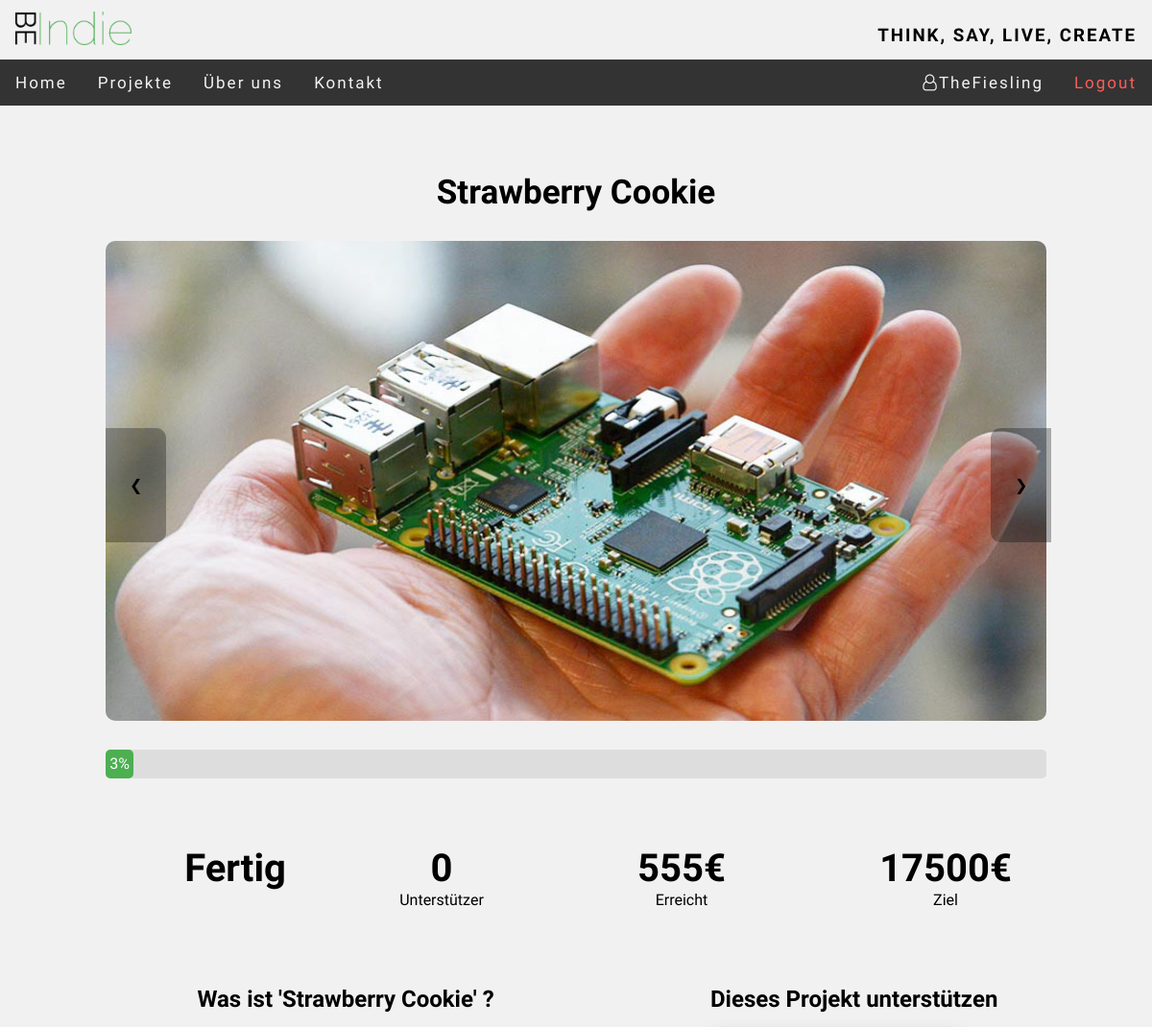
Before: /BeIndie/index.php?page=projects&q=8 (signed in, upper part) with the older database file.
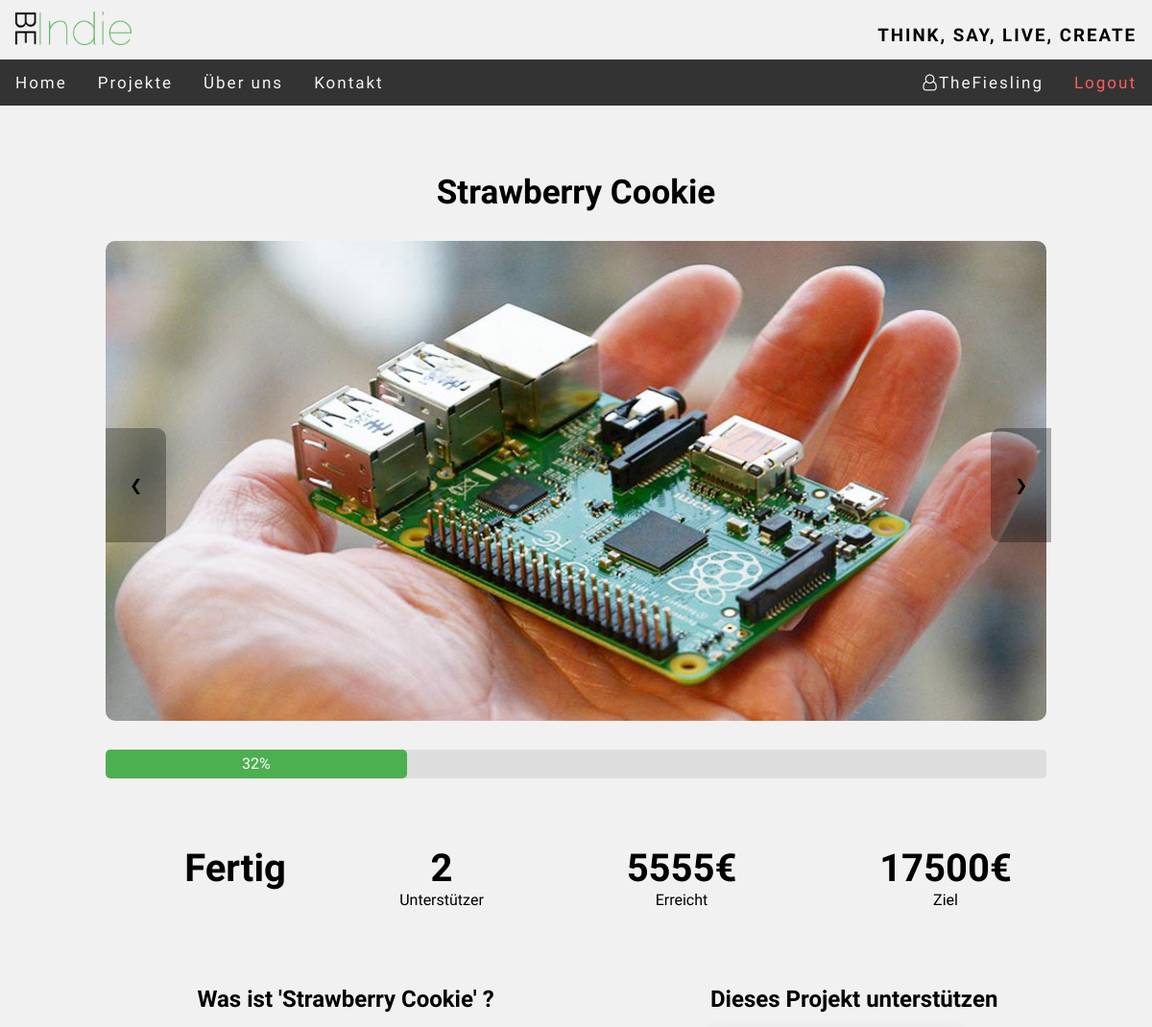
After: the same page with the newer database file.
### tables this page shows
CREATE TABLE `project` (
  `project_ID` int(11) NOT NULL,
  `creator` varchar(200) NOT NULL,
  `title` varchar(200) NOT NULL,
  `goal` int(11) NOT NULL,
  `current_status` int(11) NOT NULL,
  `start_date` date NOT NULL,
  `end_date` date NOT NULL,
  `category` varchar(200) NOT NULL,
  `description` text NOT NULL
);

### BeIndie/includes/pages/projects/projects.php (the view, shortened to what this page needs)
<div id="all_projects">
    <?php
    include ("includes/functions/swConnect.php");
    ?>
    <?php
        $project_ID = $_GET["q"];
        $titel = "select title from project where project_ID = $project_ID";
        $result1 = mysqli_query($conn, $titel);
        $row1 = mysqli_fetch_array($result1);
        $current = "select current_status from project where project_ID = $project_ID";
        $result3 = mysqli_query($conn, $current);
        $row3 = mysqli_fetch_array($result3);
        $goal = "select goal from project where project_ID = $project_ID";
        $result4 = mysqli_query($conn, $goal);
        $row4 = mysqli_fetch_array($result4);
        $slideshow = "select image_path from project_image pi join project p on pi.project_ID = p.project_ID where pi.project_ID = $project_ID";
        $result2 = mysqli_query($conn, $slideshow);
        $hours= "select UNIX_TIMESTAMP(end_date) from project where project_ID = $project_ID";
        $result5 = mysqli_query($conn, $hours);
        $row5 = mysqli_fetch_array($result5);
        $time = round(($row5["UNIX_TIMESTAMP(end_date)"] - strtotime(date('Y-m-d')))/ 3600);
        $days = round(($row5["UNIX_TIMESTAMP(end_date)"] - strtotime(date('Y-m-d')))/ 86400);
        $backers = "select count(t.project_ID) from transaction t join project p on t.project_ID = p.project_ID where t.project_ID = $project_ID";
        $result6 = mysqli_query($conn, $backers);
        $row6 = mysqli_fetch_array($result6);
    ?>
    <div id="project">
            <h1><?=  $row1["title"] ?></h1>
        <div id="slideshow">
        <?php
        while ($row2 = mysqli_fetch_array($result2)) {
        ?>
        <img class="slideshow" src=<?= $row2 ["image_path"] ?> >
        <?php }
        ?>
        <a class="left" onclick="plusDivs(-1)">&#10094;</a>
        <a class="right" onclick="plusDivs(1)">&#10095;</a>
        </div>
        <div id="progress">
          <div id="progressbar">
            <div id="label"><?= round($row3["current_status"] / $row4["goal"] * 100) . '%'  ?></div>
          </div>
        </div>
        <div id="info">
            <div id ="timetogo">
                <?php
                if ($time <= 0) { ?>
                <h2> <?php echo 'Fertig' ?> </h2>
                <?php }
                elseif ($time > 72) { ?>
                    <h2> <?php echo $days ?> </h2>
                    <p><b>Tage</b> bis zum Ziel</p>
                <?php }
                else { ?>
                   <h2><?php echo $time ?></h2>
                   <p><b>Stunden</b> bis zum Ziel</p>
                <?php } ?>
            </div>
            <div id ="backers">
                    <h2><?= $row6["count(t.project_ID)"]?></h2>
                    <p>Unterstützer</p>
            </div>
            <div id="amount">
            <h2> <?= $row3["current_status"]?>€</h2>
            <p>Erreicht</p>
            </div>
            <div id="goal">
            <h2> <?= $row4["goal"]?>€</h2>
            <p>Ziel</p>
            </div>
        </div>
            <div id ="Text">
                <div id ="desciption">
                    <h2>Was ist '<?= $row1["title"] ?>' ?</h2>
                </div>
           <div id ="backing">
                    <h2>Dieses Projekt unterstützen</h2>
            </div>
        </div>
    </div>
</div>

Changed rows visible on the page:
changed project "Strawberry Cookie": $row3["current_status"] / $row4["goal"] * 100 "3" → "32"; current_status "555" → "5555"
Other visible differences:
$row6["count(t.project_ID)"]: "0" → "2"
